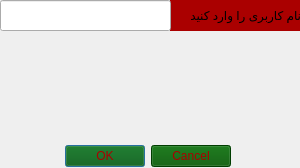
<?xml version="1.0" encoding="UTF-8"?>
<ui version="4.0">
 <class>delete_client</class>
 <widget class="QDialog" name="delete_client">
  <property name="geometry">
   <rect>
    <x>0</x>
    <y>0</y>
    <width>300</width>
    <height>168</height>
   </rect>
  </property>
  <property name="minimumSize">
   <size>
    <width>300</width>
    <height>168</height>
   </size>
  </property>
  <property name="maximumSize">
   <size>
    <width>300</width>
    <height>168</height>
   </size>
  </property>
  <property name="windowTitle">
   <string>Dialog</string>
  </property>
  <property name="styleSheet">
   <string notr="true">background-image: url(:/photos/delete.png);</string>
  </property>
  <widget class="QDialogButtonBox" name="buttonBox">
   <property name="geometry">
    <rect>
     <x>-110</x>
     <y>140</y>
     <width>341</width>
     <height>32</height>
    </rect>
   </property>
   <property name="styleSheet">
    <string notr="true">background-image: url();
color: rgb(170, 0, 0);
background-color: rgb(0, 85, 0);</string>
   </property>
   <property name="orientation">
    <enum>Qt::Horizontal</enum>
   </property>
   <property name="standardButtons">
    <set>QDialogButtonBox::Cancel|QDialogButtonBox::Ok</set>
   </property>
  </widget>
  <widget class="QLabel" name="label">
   <property name="geometry">
    <rect>
     <x>170</x>
     <y>0</y>
     <width>131</width>
     <height>31</height>
    </rect>
   </property>
   <property name="styleSheet">
    <string notr="true">background-image: url();
background-color: rgb(170, 0, 0);
</string>
   </property>
   <property name="text">
    <string>نام کاربری را وارد کنید</string>
   </property>
  </widget>
  <widget class="QLineEdit" name="lineEdit">
   <property name="geometry">
    <rect>
     <x>0</x>
     <y>0</y>
     <width>171</width>
     <height>31</height>
    </rect>
   </property>
   <property name="styleSheet">
    <string notr="true">background-image: url();
</string>
   </property>
  </widget>
 </widget>
 <resources/>
 <connections>
  <connection>
   <sender>buttonBox</sender>
   <signal>accepted()</signal>
   <receiver>delete_client</receiver>
   <slot>accept()</slot>
   <hints>
    <hint type="sourcelabel">
     <x>248</x>
     <y>254</y>
    </hint>
    <hint type="destinationlabel">
     <x>157</x>
     <y>274</y>
    </hint>
   </hints>
  </connection>
  <connection>
   <sender>buttonBox</sender>
   <signal>rejected()</signal>
   <receiver>delete_client</receiver>
   <slot>reject()</slot>
   <hints>
    <hint type="sourcelabel">
     <x>316</x>
     <y>260</y>
    </hint>
    <hint type="destinationlabel">
     <x>286</x>
     <y>274</y>
    </hint>
   </hints>
  </connection>
 </connections>
</ui>
